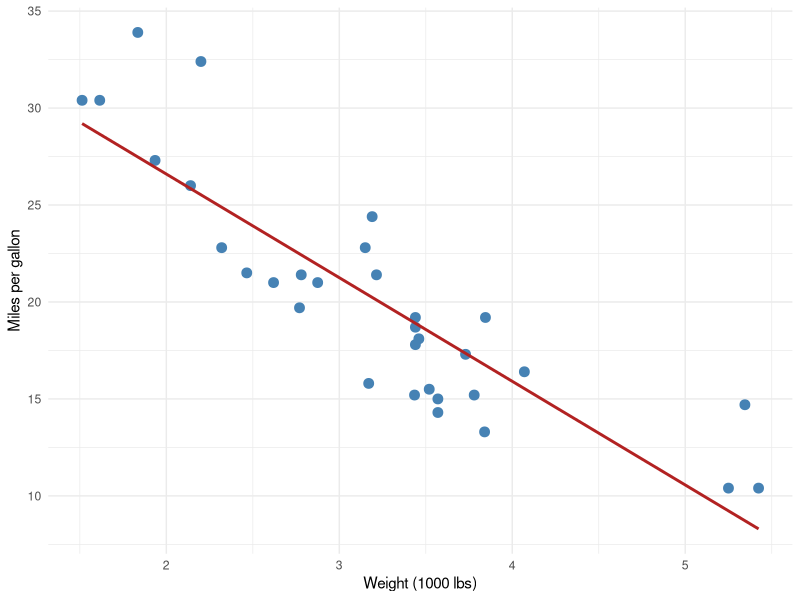

Reproduce this figure in R.
## ---- chunk 1
#| label: setup
#| include: false
library(tidyverse)
library(knitr)
## ---- chunk 2
#| label: fig-mpg
#| fig-cap: "Fuel efficiency by car weight (example of a reproducible chart)"
#| fig-alt: "Scatterplot of miles per gallon against weight"
ggplot(data = mtcars, mapping = aes(x = wt, y = mpg)) +
  geom_point(size = 3, color = "steelblue") +
  geom_smooth(method = "lm", se = FALSE, color = "firebrick") +
  labs(x = "Weight (1000 lbs)", y = "Miles per gallon") +
  theme_minimal()
## ---- chunk 3
#| label: tbl-functions
#| tbl-cap: "The three functions I selected"
tibble(
  Category = c("Joining tables", "Reshaping data", "Recoding values"),
  Function = c("left_join()", "pivot_longer()", "case_when()"),
  Package = c("dplyr", "tidyr", "dplyr")
) |>
  kable()
## ---- chunk 4
#| label: join-step1
# Step 1: Create the students table
students <- tibble(
  student_id = c(1, 2, 3, 4),
  name = c("Ana", "Ben", "Carla", "Diego")
)

# Step 2: Print the students table
students
## ---- chunk 5
#| label: join-step2
# Step 3: Create the scores table
scores <- tibble(
  student_id = c(1, 2, 3, 6),
  score = c(88, 92, 79, 95)
)

# Step 4: Print the scores table
scores
## ---- chunk 6
#| label: join-step3
# Step 5: Join the scores onto the students table
students_with_scores <- left_join(x = students, y = scores, by = "student_id")

# Step 6: Print the result
students_with_scores
## ---- chunk 7
#| label: pivot-step1
# Step 1: Create a wide table of quarterly sales
sales_wide <- tibble(
  store = c("North", "South"),
  Q1 = c(100, 80),
  Q2 = c(120, 90),
  Q3 = c(110, 95)
)

# Step 2: Print the wide table
sales_wide
## ---- chunk 8
#| label: pivot-step2
# Step 3: Pivot the quarter columns into two columns
sales_long <- pivot_longer(
  data = sales_wide,
  cols = c(Q1, Q2, Q3),
  names_to = "quarter",
  values_to = "sales"
)

# Step 4: Print the long table
sales_long
## ---- chunk 9
#| label: casewhen-step1
# Step 1: Start from the joined table and remove rows without a score
scored_students <- filter(.data = students_with_scores, !is.na(score))

# Step 2: Create a letter grade column
graded_students <- mutate(
  .data = scored_students,
  grade = case_when(
    score >= 90 ~ "A",
    score >= 80 ~ "B",
    score >= 70 ~ "C",
    .default = "F"
  )
)

# Step 3: Print the result
graded_students
